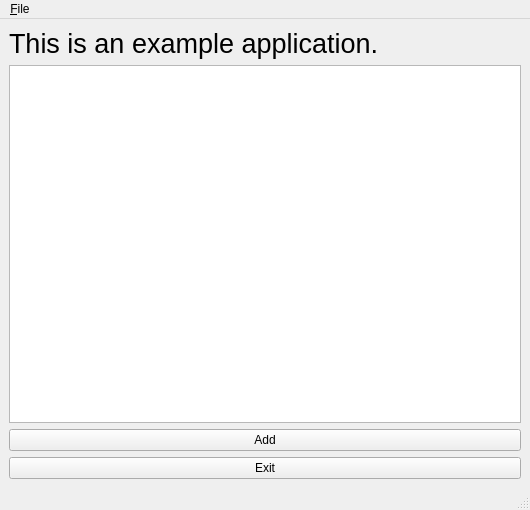
<?xml version="1.0" encoding="UTF-8"?>
<ui version="4.0">
 <class>MainWindow</class>
 <widget class="QMainWindow" name="MainWindow">
  <property name="geometry">
   <rect>
    <x>0</x>
    <y>0</y>
    <width>530</width>
    <height>510</height>
   </rect>
  </property>
  <property name="windowTitle">
   <string>MainWindow</string>
  </property>
  <widget class="QWidget" name="centralwidget">
   <layout class="QVBoxLayout" name="verticalLayout">
    <item>
     <widget class="QLabel" name="label">
      <property name="font">
       <font>
        <pointsize>20</pointsize>
       </font>
      </property>
      <property name="text">
       <string>This is an example application.</string>
      </property>
     </widget>
    </item>
    <item>
     <widget class="QTableView" name="tableView"/>
    </item>
    <item>
     <widget class="QPushButton" name="btnAdd">
      <property name="text">
       <string>Add</string>
      </property>
     </widget>
    </item>
    <item>
     <widget class="QPushButton" name="pushButton">
      <property name="text">
       <string>Exit</string>
      </property>
     </widget>
    </item>
   </layout>
  </widget>
  <widget class="QMenuBar" name="menubar">
   <property name="geometry">
    <rect>
     <x>0</x>
     <y>0</y>
     <width>530</width>
     <height>18</height>
    </rect>
   </property>
   <widget class="QMenu" name="menuFile">
    <property name="title">
     <string>&amp;File</string>
    </property>
    <addaction name="actionE_xit"/>
   </widget>
   <addaction name="menuFile"/>
  </widget>
  <widget class="QStatusBar" name="statusbar"/>
  <action name="actionE_xit">
   <property name="text">
    <string>E&amp;xit</string>
   </property>
   <property name="shortcut">
    <string>Ctrl+Q</string>
   </property>
  </action>
 </widget>
 <resources/>
 <connections>
  <connection>
   <sender>pushButton</sender>
   <signal>clicked()</signal>
   <receiver>MainWindow</receiver>
   <slot>close()</slot>
   <hints>
    <hint type="sourcelabel">
     <x>290</x>
     <y>264</y>
    </hint>
    <hint type="destinationlabel">
     <x>252</x>
     <y>196</y>
    </hint>
   </hints>
  </connection>
  <connection>
   <sender>actionE_xit</sender>
   <signal>triggered()</signal>
   <receiver>MainWindow</receiver>
   <slot>close()</slot>
   <hints>
    <hint type="sourcelabel">
     <x>-1</x>
     <y>-1</y>
    </hint>
    <hint type="destinationlabel">
     <x>394</x>
     <y>152</y>
    </hint>
   </hints>
  </connection>
 </connections>
</ui>
